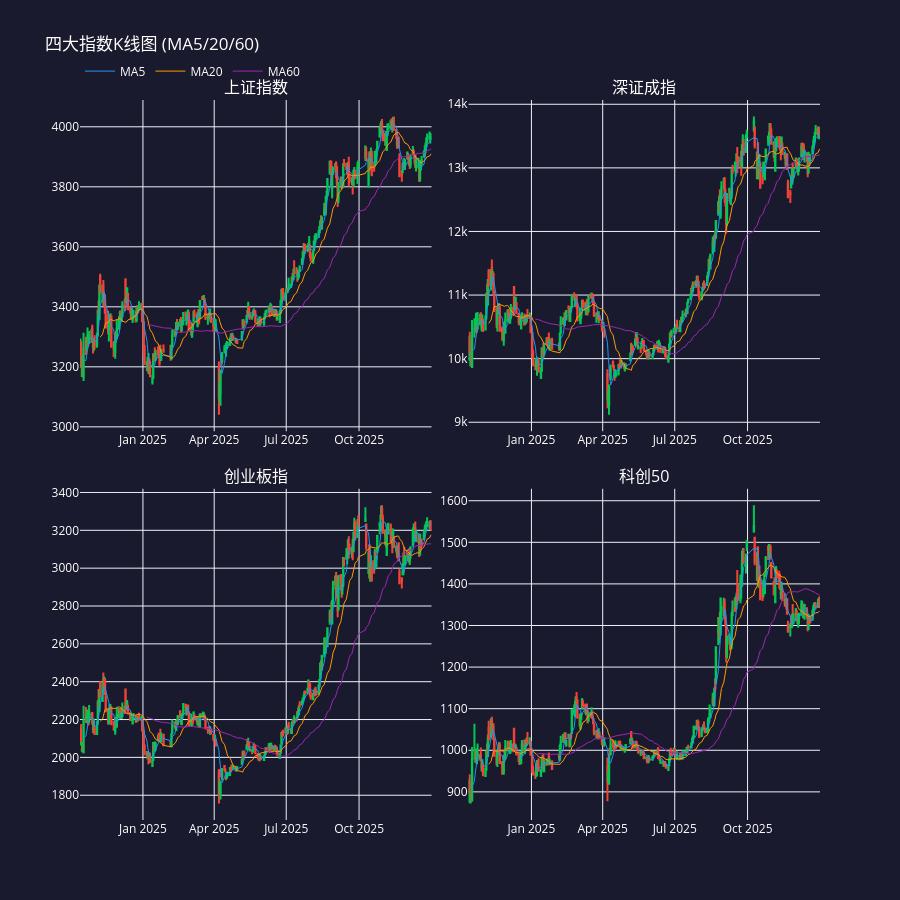

Here is the notebook cell this chart was saved with:
### Code cell
fig_kline = ce.plot_multi_index_kline_grid(
    data_dict=named_data, ma_periods=[5, 20, 60],
    title='四大指数K线图 (MA5/20/60)', height=900
)
if fig_kline:
    fig_kline.update_layout(paper_bgcolor='#1a1a2e', plot_bgcolor='#1a1a2e', font=dict(color='white'))
    fig_kline.show()

### Figure 1 — Plotly figure (JSON) as saved in the notebook; plotly's stock layout.template omitted (floating-point values rounded to 4 significant figures; data arrays with more than 128 entries replaced by an {"elided": "..."} marker saying what was removed)
{"data": [{"close": {"elided": "300 float values"}, "decreasing": {"line": {"color": "#F44336"}}, "high": {"elided": "300 float values"}, "increasing": {"line": {"color": "#00C853"}}, "low": {"elided": "300 float values"}, "name": "上证指数", "open": {"elided": "300 float values"}, "showlegend": false, "type": "candlestick", "x": {"elided": "300 str values"}, "xaxis": "x", "yaxis": "y"}, {"line": {"color": "#2196F3", "width": 1}, "name": "MA5", "showlegend": true, "type": "scatter", "x": {"elided": "300 str values"}, "xaxis": "x", "y": {"elided": "300 float values"}, "yaxis": "y"}, {"line": {"color": "#FF9800", "width": 1}, "name": "MA20", "showlegend": true, "type": "scatter", "x": {"elided": "300 str values"}, "xaxis": "x", "y": {"elided": "300 float values"}, "yaxis": "y"}, {"line": {"color": "#9C27B0", "width": 1}, "name": "MA60", "showlegend": true, "type": "scatter", "x": {"elided": "300 str values"}, "xaxis": "x", "y": {"elided": "300 float values"}, "yaxis": "y"}, {"close": {"elided": "300 float values"}, "decreasing": {"line": {"color": "#F44336"}}, "high": {"elided": "300 float values"}, "increasing": {"line": {"color": "#00C853"}}, "low": {"elided": "300 float values"}, "name": "深证成指", "open": {"elided": "300 float values"}, "showlegend": false, "type": "candlestick", "x": {"elided": "300 str values"}, "xaxis": "x2", "yaxis": "y2"}, {"line": {"color": "#2196F3", "width": 1}, "showlegend": false, "type": "scatter", "x": {"elided": "300 str values"}, "xaxis": "x2", "y": {"elided": "300 float values"}, "yaxis": "y2"}, {"line": {"color": "#FF9800", "width": 1}, "showlegend": false, "type": "scatter", "x": {"elided": "300 str values"}, "xaxis": "x2", "y": {"elided": "300 float values"}, "yaxis": "y2"}, {"line": {"color": "#9C27B0", "width": 1}, "showlegend": false, "type": "scatter", "x": {"elided": "300 str values"}, "xaxis": "x2", "y": {"elided": "300 float values"}, "yaxis": "y2"}, {"close": {"elided": "300 float values"}, "decreasing": {"line": {"color": "#F44336"}}, "high": {"elided": "300 float values"}, "increasing": {"line": {"color": "#00C853"}}, "low": {"elided": "300 float values"}, "name": "创业板指", "open": {"elided": "300 float values"}, "showlegend": false, "type": "candlestick", "x": {"elided": "300 str values"}, "xaxis": "x3", "yaxis": "y3"}, {"line": {"color": "#2196F3", "width": 1}, "showlegend": false, "type": "scatter", "x": {"elided": "300 str values"}, "xaxis": "x3", "y": {"elided": "300 float values"}, "yaxis": "y3"}, {"line": {"color": "#FF9800", "width": 1}, "showlegend": false, "type": "scatter", "x": {"elided": "300 str values"}, "xaxis": "x3", "y": {"elided": "300 float values"}, "yaxis": "y3"}, {"line": {"color": "#9C27B0", "width": 1}, "showlegend": false, "type": "scatter", "x": {"elided": "300 str values"}, "xaxis": "x3", "y": {"elided": "300 float values"}, "yaxis": "y3"}, {"close": {"elided": "300 float values"}, "decreasing": {"line": {"color": "#F44336"}}, "high": {"elided": "300 float values"}, "increasing": {"line": {"color": "#00C853"}}, "low": {"elided": "300 float values"}, "name": "科创50", "open": {"elided": "300 float values"}, "showlegend": false, "type": "candlestick", "x": {"elided": "300 str values"}, "xaxis": "x4", "yaxis": "y4"}, {"line": {"color": "#2196F3", "width": 1}, "showlegend": false, "type": "scatter", "x": {"elided": "300 str values"}, "xaxis": "x4", "y": {"elided": "300 float values"}, "yaxis": "y4"}, {"line": {"color": "#FF9800", "width": 1}, "showlegend": false, "type": "scatter", "x": {"elided": "300 str values"}, "xaxis": "x4", "y": {"elided": "300 float values"}, "yaxis": "y4"}, {"line": {"color": "#9C27B0", "width": 1}, "showlegend": false, "type": "scatter", "x": {"elided": "300 str values"}, "xaxis": "x4", "y": {"elided": "300 float values"}, "yaxis": "y4"}], "layout": {"annotations": [{"font": {"size": 16}, "showarrow": false, "text": "上证指数", "x": 0.2375, "xanchor": "center", "xref": "paper", "y": 1, "yanchor": "bottom", "yref": "paper"}, {"font": {"size": 16}, "showarrow": false, "text": "深证成指", "x": 0.7625, "xanchor": "center", "xref": "paper", "y": 1, "yanchor": "bottom", "yref": "paper"}, {"font": {"size": 16}, "showarrow": false, "text": "创业板指", "x": 0.2375, "xanchor": "center", "xref": "paper", "y": 0.46, "yanchor": "bottom", "yref": "paper"}, {"font": {"size": 16}, "showarrow": false, "text": "科创50", "x": 0.7625, "xanchor": "center", "xref": "paper", "y": 0.46, "yanchor": "bottom", "yref": "paper"}], "font": {"color": "white"}, "height": 900, "legend": {"orientation": "h", "y": 1.02, "yanchor": "bottom"}, "paper_bgcolor": "#1a1a2e", "plot_bgcolor": "#1a1a2e", "title": {"text": "四大指数K线图 (MA5/20/60)"}, "xaxis": {"anchor": "y", "domain": [0, 0.475], "rangeslider": {"visible": false}}, "xaxis2": {"anchor": "y2", "domain": [0.525, 1], "rangeslider": {"visible": false}}, "xaxis3": {"anchor": "y3", "domain": [0, 0.475], "rangeslider": {"visible": false}}, "xaxis4": {"anchor": "y4", "domain": [0.525, 1], "rangeslider": {"visible": false}}, "yaxis": {"anchor": "x", "domain": [0.54, 1]}, "yaxis2": {"anchor": "x2", "domain": [0.54, 1]}, "yaxis3": {"anchor": "x3", "domain": [0, 0.46]}, "yaxis4": {"anchor": "x4", "domain": [0, 0.46]}}}
